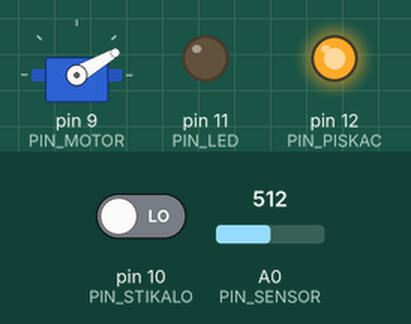
Bench run of a sketch on a simulated Arduino Nano, built with avr-gcc and run on an emulated ATmega328P. On the bench: servo, output pins drawn as LEDs (lit = HIGH). The test bench sets the inputs (shaded band); at power-on: A0 (PIN_SENSOR) = 512, pin 10 (PIN_STIKALO) LOW. What the sketch prints to the serial monitor is not drawn.

Above: at 1.2 s.
1.3 s: A0 (PIN_SENSOR) set to 308
6.2 s: A0 (PIN_SENSOR) set to 286
At 7.9 s:
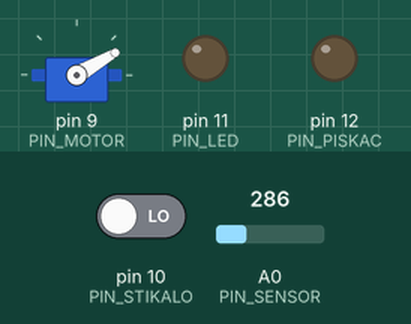
11.5 s: pin 10 (PIN_STIKALO) driven HIGH
At 12.2 s:
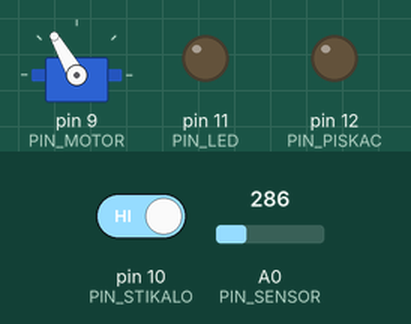
13.0 s: A0 (PIN_SENSOR) set to 306
At 14.34 s:
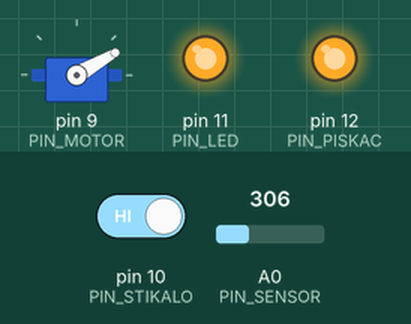
16.5 s: A0 (PIN_SENSOR) set to 290
At 18.3 s:
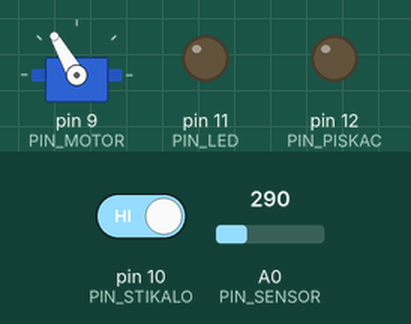
19.5 s: A0 (PIN_SENSOR) set to 310
At 22.0 s:
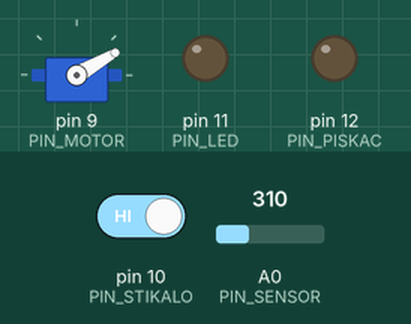
Timing chart, 0 to 23.5 s (numbered marks = the images above; inputs shaded):
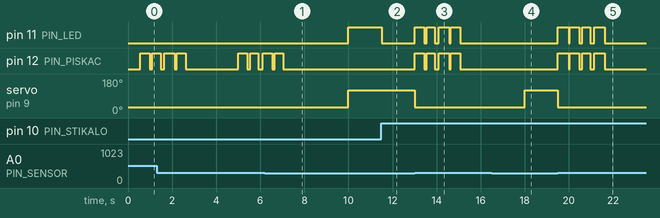

Measured:
- the behaviour switches between 301 and 300 on A0 (PIN_SENSOR) (found by bisection; images 0 and 1)
- after the input at 6.2 s, pin 11 (PIN_LED): LOW → HIGH after 3.8 s; pin 12 (PIN_PISKAC): goes on until 7.0 s, then stays LOW; servo on pin 9 (PIN_MOTOR): 30° → 120° after 3.8 s
- after the input at 11.5 s, pin 11 (PIN_LED): HIGH → LOW at once
- after the input at 13.0 s, pin 11 (PIN_LED), pin 12 (PIN_PISKAC): LOW → HIGH at once, → LOW 0.44 s later, → HIGH 0.12 s later, → LOW 0.38 s later, … (8 changes in this stretch); servo on pin 9 (PIN_MOTOR): 120° → 30° at once
- after the input at 16.5 s, pin 11 (PIN_LED), pin 12 (PIN_PISKAC): stops changing and stays LOW; servo on pin 9 (PIN_MOTOR): 30° → 120° after 1.5 s
- after the input at 19.5 s, servo on pin 9 (PIN_MOTOR): 120° → 30° at once

The sketch:

laserTarce.ino
```cpp
/*Program podpira dva programa PR_1 in PR_2 ki se spreminjata s stikalom

1 nano:
stikalo v položaju 1
ko fotodioda zazna laserski žarek, tarča pade. Dodati je potrebno še dve led diodi in piskač, kateri 4x utripneta in 4x zapiska ob zadetku. Po 10sek se tarča dvigne.

stikalo v položaju 2
led diodi gorita ko je tarča pokonci. Ko fotodiode zaznajo laser, tarča pade, diodi ugasneta in 4x zapiska. tarča se postavi pokonci po 10sek.

*/


#include <Servo.h>

//pini
#define PIN_MOTOR  9
#define PIN_SENSOR A0
#define PIN_STIKALO 10
#define PIN_LED     11
#define PIN_PISKAC  12

//servo
#define SERVO_ON    120
#define SERVO_OFF   30
Servo myservo;  // create servo object to control a servo
                // a maximum of eight servo objects can be created

//mozna stanja
#define PR_DAY    0
#define PR_NIGHT  1

#define ST_POKONCI      0 //samo poklicno stanje za init spremenljivke potem se takoj poklice _RUN stanje
#define ST_POKONCI_RUN  1
#define ST_PISKAJ       3
//#define ST_PISKAJ_RUN   3
#define ST_DOL          4

#define PR_1            1
#define PR_2            2

//nastavitve
#define TARCA_RST_TIME (5 * 1000) // 10s
#define ST_UTRIPOV     4

//ostale konstante
#define ON     1
#define OFF    0

int state = 0;          //pove kateri program je aktiven ali ST_NIGHT ali ST_DAY,
int piskacState = OFF;  //stanje piskaca
int piskacCnt = 0;      //steje koliko casa je bil pisakc ze prizgan
int tarcaState = OFF;   //stanje tarce -> ali je gor ali dol
long millisHit = 0;     //cas ko je bila tarca zadeta
long millisPiski = 0;   //koliko casa je poteklo od zadnjega piska
int stPiskov = 0;       //uporablja da pove koliko piskov je preostalo
int program = PR_1;     //tip programa 1 ali 2, dolocen je z zunanjim stikalom priklopljen na pin "PIN_STIKALO"

void setup()
{

  Serial.begin(9600);
  Serial.println("rst");

  myservo.attach(PIN_MOTOR);  // attaches the servo
  tarcaON();

  pinsInit();
  timer2Init();


  state = ST_POKONCI;
  dolociProgram(digitalRead(PIN_STIKALO));//doloci program glede na stikalo
  //attachInterrupt(1, blink2, RISING);
  //InitialiseInterrupt();
  //attachInterrupt(1, stikaloChange, CHANGE);
}

void loop()
{
  switch(state){
    case ST_POKONCI:
      state = ST_POKONCI_RUN;
      tarcaON();
      //prizge ali pa ugasne ledico gleda na program
      if(program == PR_1)digitalWrite(PIN_LED, LOW);
      else if(program == PR_2)digitalWrite(PIN_LED, HIGH);

    case ST_POKONCI_RUN:
      if(analogRead(PIN_SENSOR) > 300){
        tarcaOFF();
        millisHit = millis();

        state = ST_PISKAJ;
        stPiskov = ST_UTRIPOV;
        millisPiski = 0;

        //neglede na program ugasne ledico
        digitalWrite(PIN_LED, LOW);
      }
    break;

    case ST_PISKAJ:
       if (millis() - millisPiski > 550){
         millisPiski = millis();
         if(stPiskov-- == 0){
           state = ST_DOL;
           break;
         }
         //prizge piskac z luck ali pa brez odvisno od programa
         if(program == PR_1) piskacOn(2, ON);
         else if(program == PR_2) piskacOn(2, OFF);
       }

    //tukej ni break stavka zato da preverja oba pogoja, v primeru da predolg piska

    case ST_DOL: // stanje trca dol
       if(millis() - millisHit > TARCA_RST_TIME){
         state = ST_POKONCI;
         digitalWrite(PIN_LED, LOW);
       }
    break;
  }
}

void tarcaON(){
  myservo.write(SERVO_ON);
  tarcaState = ON;
}

void tarcaOFF(){
  myservo.write(SERVO_OFF);
  tarcaState = OFF;
}

void piskacOn(int cas, int lucke){
  if(piskacState == OFF){
    digitalWrite(PIN_PISKAC, HIGH);
    if(lucke == ON)digitalWrite(PIN_LED, HIGH);
    //koliko casa bo piskac prizgan
    //podano v "deka sekundah", oz. st intervalov
    //interupta
    piskacCnt = cas;
    piskacState = ON;
  }
}

void piskacOdstevaj(){
  if(piskacState == ON){
    //Serial.println(piskacCnt);
    if(piskacCnt <= 0){
      digitalWrite(PIN_PISKAC, LOW);
      digitalWrite(PIN_LED, LOW);
       piskacState = OFF;
    }
   piskacCnt --;
  }
}

void pinsInit(){
  pinMode(PIN_STIKALO, INPUT);
  pinMode(PIN_SENSOR, INPUT);

  pinMode(PIN_LED, OUTPUT);
  pinMode(PIN_PISKAC, OUTPUT);

  digitalWrite(PIN_LED, LOW);
  digitalWrite(PIN_PISKAC, LOW);
}


int staraVrednost = LOW;

void preberiStikalo(){
  int vrednost = digitalRead(PIN_STIKALO);

  // v primeru spremembe spremeni program in postavi stanje na zacetno mesto
  if(vrednost != staraVrednost){
    staraVrednost = vrednost;
    dolociProgram(vrednost);
    state = ST_POKONCI;
  }

}

//doloci program glede na vrednost HIGH ali LOW
void dolociProgram(int vrednost){
    if(vrednost == HIGH){
       program = PR_1;
      //digitalWrite(PIN_LED, HIGH);
    }else{
       program = PR_2;
      //digitalWrite(PIN_LED, LOW);
    }
}

void timer2Init(){
  cli();//stop interrupts

  TCCR2A = 0;// set entire TCCR2A register to 0
  TCCR2B = 0;// same for TCCR2B
  TCNT2  = 0;//initialize counter value to 0
  // set compare match register for 8khz increments
  //OCR2A = 249;// = (16*10^6) / (8000*8) - 1 (must be <256)

  //  TCCR2A |= (1 << WGM21);   // turn on CTC mode

  TIMSK2 |= (1 << TOIE2);// enable overflow interrupt
  TCCR2B |= (1 << CS22)|(1 << CS21)|(1 << CS20);    // Set CS21 bit for 1024 prescaler
  //TIMSK2 |= (1 << OCIE2A);  // enable timer compare interrupt
  sei();//allow interrupts

}


volatile uint8_t tot_overflow;
ISR(TIMER2_OVF_vect)
{
  // fajen je ce to mau hitrej dela
  preberiStikalo();
  // keep a track of number of overflows
  tot_overflow++;
  if(tot_overflow >= 10){
    tot_overflow = 0;
    piskacOdstevaj();

    //Serial.print('t');
  }
}
```
